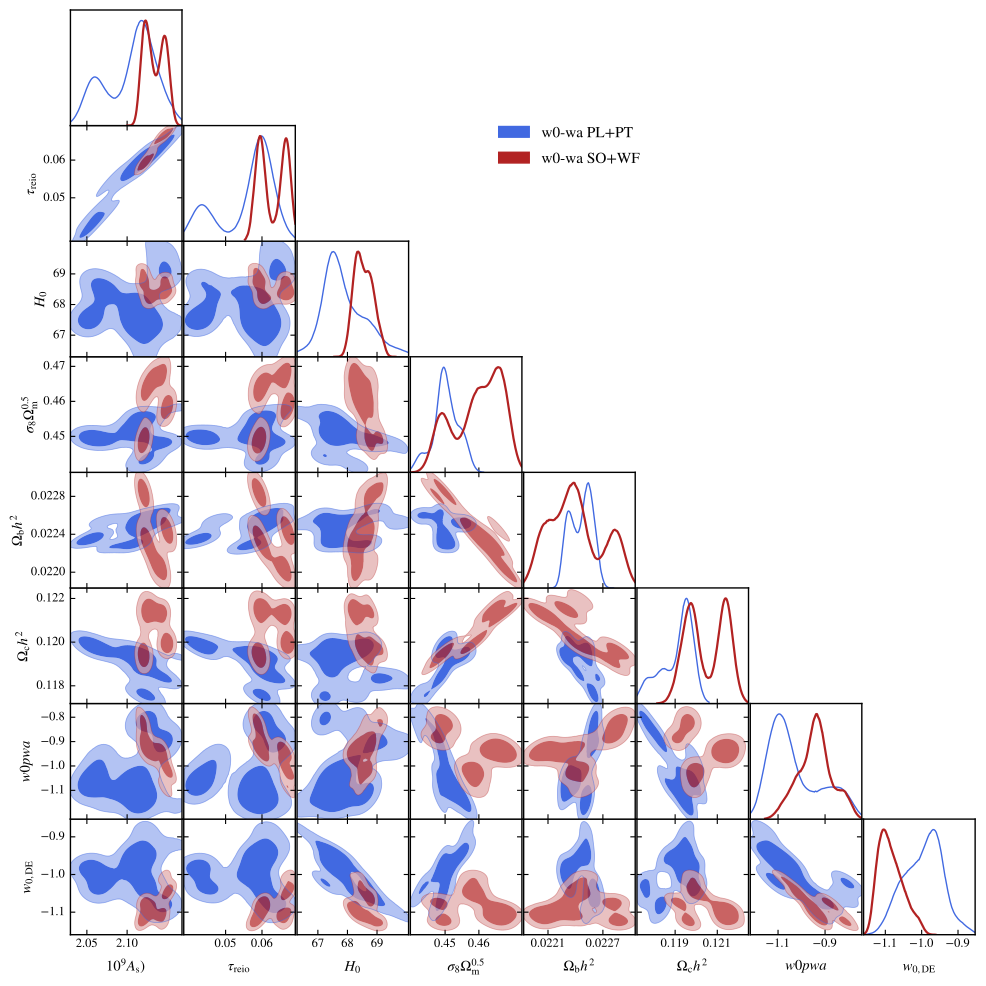

The script that drew this image:
import getdist.plots as gplot
from getdist import MCSamples
from getdist import loadMCSamples
import os
import matplotlib
import subprocess
import matplotlib.pyplot as plt
import numpy as np

# GENERAL PLOT OPTIONS
matplotlib.rcParams['mathtext.fontset'] = 'stix'
matplotlib.rcParams['font.family'] = 'STIXGeneral'
matplotlib.rcParams['mathtext.rm'] = 'Bitstream Vera Sans'
matplotlib.rcParams['mathtext.it'] = 'Bitstream Vera Sans:italic'
matplotlib.rcParams['mathtext.bf'] = 'Bitstream Vera Sans:bold'
matplotlib.rcParams['xtick.bottom'] = True
matplotlib.rcParams['xtick.top'] = False
matplotlib.rcParams['ytick.right'] = False
matplotlib.rcParams['axes.edgecolor'] = 'black'
matplotlib.rcParams['axes.linewidth'] = '1.0'
matplotlib.rcParams['axes.labelsize'] = 'medium'
matplotlib.rcParams['axes.grid'] = True
matplotlib.rcParams['grid.linewidth'] = '0.0'
matplotlib.rcParams['grid.alpha'] = '0.18'
matplotlib.rcParams['grid.color'] = 'lightgray'
matplotlib.rcParams['legend.labelspacing'] = 0.77
matplotlib.rcParams['savefig.bbox'] = 'tight'
matplotlib.rcParams['savefig.format'] = 'pdf'

# ADDING NEFF AS DERIVED PARAMETER
parameter = [u'As_1e9',u'tau',u'H0',u's8omegamp5',u'omegabh2',u'omegach2', u'w0pwa', u'w']
chaindir=r'.'

analysissettings={'smooth_scale_1D':0.45,'smooth_scale_2D':0.45,'ignore_rows': u'0.3',
'range_confidence' : u'0.025'}

#GET DIST PLOT SETUP
g=gplot.getSubplotPlotter(chain_dir=chaindir,
analysis_settings=analysissettings,width_inch=10.0)
g.settings.lw_contour = 1.2
g.settings.legend_rect_border = False
g.settings.figure_legend_frame = False
g.settings.axes_fontsize = 13.5
g.settings.legend_fontsize = 15.5
g.settings.alpha_filled_add = 0.7
g.settings.lab_fontsize=15
g.legend_labels=False

param_3d = None
g.triangle_plot(['EXAMPLE_MCMC1', 'EXAMPLE_MCMC6'],parameter,
plot_3d_with_param=param_3d,line_args=[
{'lw': 1.0,'ls': 'solid', 'color':'royalblue'},
{'lw': 1.6,'ls': 'solid', 'color':'firebrick'},
{'lw': 1.9,'ls': 'dashed', 'color':'black'}],
contour_colors=['royalblue','firebrick','black'],
filled=True,shaded=False,
legend_labels=['w0-wa PL+PT', 'w0-wa SO+WF'],legend_loc=(0.5,0.825),
imax_shaded=0)
g.export()
